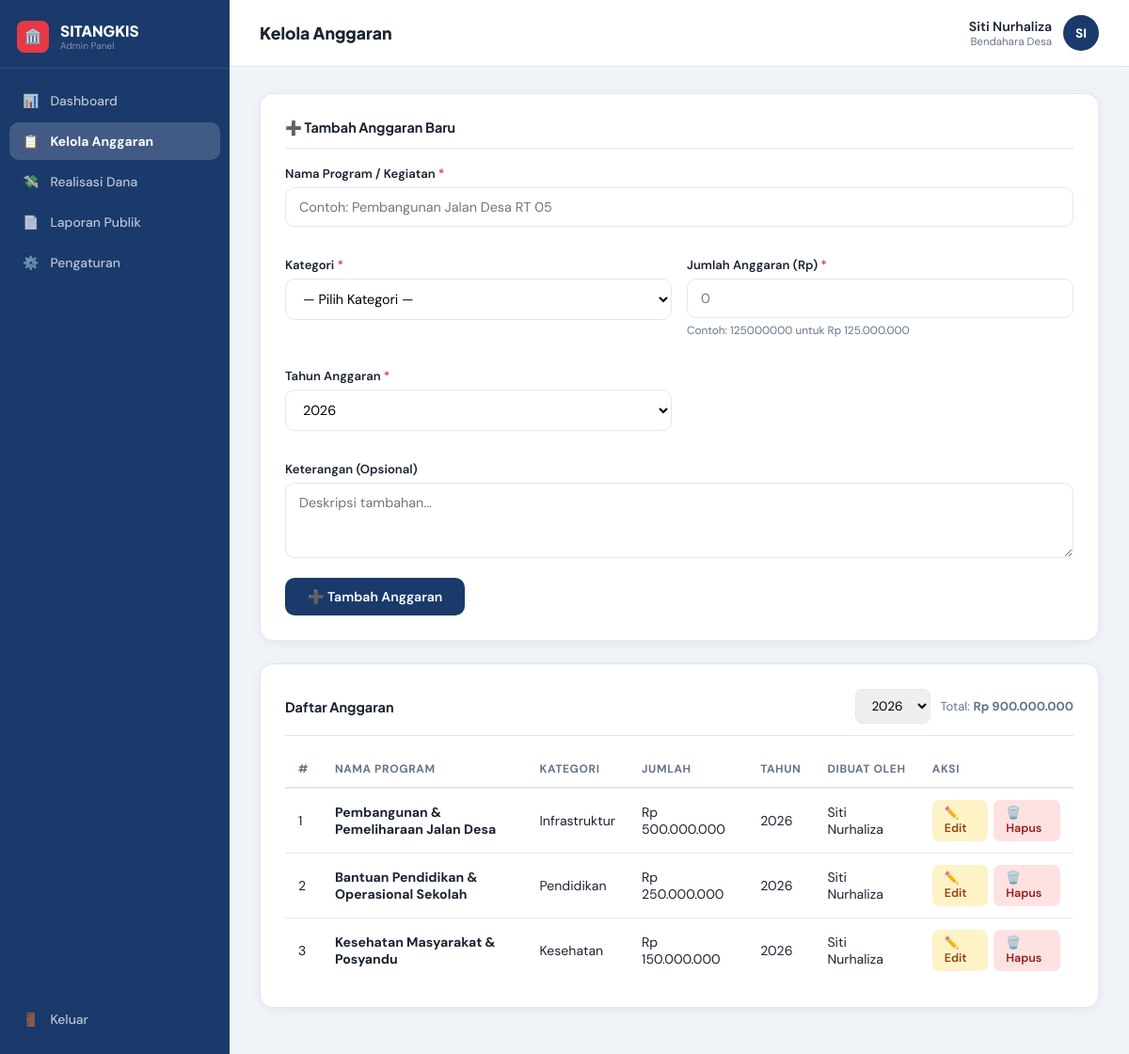
Screenshot of /admin/kelola_anggaran.php (signed in) with the database file from the repository.
### tables this page shows
CREATE TABLE anggaran (
    id           INT AUTO_INCREMENT PRIMARY KEY,
    nama_program VARCHAR(200) NOT NULL,
    kategori     ENUM('Infrastruktur','Pendidikan','Kesehatan','Administrasi','Pemberdayaan') NOT NULL,
    jumlah       BIGINT NOT NULL DEFAULT 0,
    tahun        YEAR NOT NULL,
    keterangan   TEXT,
    dibuat_oleh  INT,
    created_at   TIMESTAMP DEFAULT CURRENT_TIMESTAMP,
    FOREIGN KEY (dibuat_oleh) REFERENCES users(id) ON DELETE SET NULL
);

CREATE TABLE users (
    id          INT AUTO_INCREMENT PRIMARY KEY,
    nama        VARCHAR(100) NOT NULL,
    email       VARCHAR(100) NOT NULL UNIQUE,
    password    VARCHAR(255) NOT NULL,
    role        ENUM('bendahara','sekdes','kades') NOT NULL,
    aktif       TINYINT(1) DEFAULT 1,
    created_at  TIMESTAMP DEFAULT CURRENT_TIMESTAMP
);

### config/app.php (called while the page is built, shortened)
<?php
function rupiah(int|float $n): string { return 'Rp '.number_format($n,0,',','.'); }
function clean(string $val): string { return htmlspecialchars(trim($val), ENT_QUOTES, 'UTF-8'); }

### admin/kelola_anggaran.php (the view, shortened to what this page needs)
<?php
require_once __DIR__ . '/../config/app.php';
$db = getDB();
$editData = null;
$tahunFilter = (int)($_GET['tahun'] ?? date('Y'));
$anggaranList = $db->prepare(
    "SELECT a.*, u.nama AS dibuat_nama FROM anggaran a
     LEFT JOIN users u ON u.id=a.dibuat_oleh
     WHERE a.tahun=? ORDER BY a.kategori, a.nama_program"
);
$anggaranList->execute([$tahunFilter]);
$list = $anggaranList->fetchAll();
$totalAnggaran = array_sum(array_column($list,'jumlah'));
require_once __DIR__ . '/../includes/admin_layout.php';
?>
<div class="card" style="margin-bottom:24px">
  <h3><?= $editData ? '✏️ Edit Anggaran' : '➕ Tambah Anggaran Baru' ?></h3>
  <form method="POST" action="">
    <div class="form-grid">
      <div class="form-group full">
        <label>Nama Program / Kegiatan <span class="required">*</span></label>
        <input type="text" name="nama_program"
               value="<?= clean($editData['nama_program'] ?? $_POST['nama_program'] ?? '') ?>"
               placeholder="Contoh: Pembangunan Jalan Desa RT 05" required>
      </div>
      <div class="form-group">
        <label>Kategori <span class="required">*</span></label>
        <select name="kategori" required>
          <option value="">— Pilih Kategori —</option>
        </select>
      </div>
      <div class="form-group">
        <label>Jumlah Anggaran (Rp) <span class="required">*</span></label>
        <input type="number" name="jumlah" min="1"
               value="<?= $editData['jumlah'] ?? '' ?>"
               placeholder="0" required>
        <div class="form-hint">Contoh: 125000000 untuk Rp 125.000.000</div>
      </div>
      <div class="form-group">
        <label>Tahun Anggaran <span class="required">*</span></label>
        <select name="tahun">
          <?php foreach ([2026,2025,2024] as $y): ?>
          <option value="<?= $y ?>" <?= ($editData['tahun'] ?? date('Y')) == $y ? 'selected':'' ?>><?= $y ?></option>
          <?php endforeach; ?>
        </select>
      </div>
      <div class="form-group full">
        <label>Keterangan (Opsional)</label>
        <textarea name="keterangan" placeholder="Deskripsi tambahan..."><?= clean($editData['keterangan'] ?? '') ?></textarea>
      </div>
    </div>
    <div style="display:flex;gap:10px">
      <button type="submit" class="btn btn-primary">
        <?= $editData ? '💾 Simpan Perubahan' : '➕ Tambah Anggaran' ?>
      </button>
    </div>
  </form>
</div>
<div class="card">
  <div style="display:flex;align-items:center;justify-content:space-between;flex-wrap:wrap;gap:10px;margin-bottom:16px;padding-bottom:12px;border-bottom:1px solid var(--border)">
    <h3 style="border:none;padding:0;margin:0">Daftar Anggaran</h3>
    <div style="display:flex;gap:10px;align-items:center">
      <form method="GET" style="display:flex;gap:8px">
        <select name="tahun" onchange="this.form.submit()"
                style="padding:8px 12px;border:1.5px solid var(--border);border-radius:8px;font-family:inherit;font-size:.85rem">
          <?php foreach ([2026,2025,2024] as $y): ?>
          <option value="<?= $y ?>" <?= $tahunFilter==$y?'selected':'' ?>><?= $y ?></option>
          <?php endforeach; ?>
        </select>
      </form>
      <span style="font-size:.82rem;color:var(--text-muted)">Total: <strong><?= rupiah($totalAnggaran) ?></strong></span>
    </div>
  </div>
  <div class="table-wrap">
    <table>
      <thead>
        <tr>
          <th>#</th>
          <th>Nama Program</th>
          <th>Kategori</th>
          <th>Jumlah</th>
          <th>Tahun</th>
          <th>Dibuat Oleh</th>
          <th>Aksi</th>
        </tr>
      </thead>
      <tbody>
        <?php foreach ($list as $i => $a): ?>
        <tr>
          <td><?= $i+1 ?></td>
          <td><strong><?= clean($a['nama_program']) ?></strong>
          </td>
          <td><?= $a['kategori'] ?></td>
          <td><?= rupiah($a['jumlah']) ?></td>
          <td><?= $a['tahun'] ?></td>
          <td><?= clean($a['dibuat_nama'] ?? '-') ?></td>
          <td>
            <div class="action-btns">
              <a href="?edit=<?= $a['id'] ?>" class="btn btn-warning btn-sm">✏️ Edit</a>
              <a href="?hapus=<?= $a['id'] ?>" class="btn btn-danger btn-sm"
                 data-confirm="Hapus anggaran '<?= clean($a['nama_program']) ?>'?">🗑️ Hapus</a>
            </div>
          </td>
        </tr>
        <?php endforeach; ?>
      </tbody>
    </table>
  </div>
</div>
<?php require_once __DIR__ . '/../includes/admin_layout_close.php'; ?>

### includes/admin_layout.php (style rules this page uses)
:root { --primary:#1a3a6b;--primary-light:#2451a3;--accent:#e63946;--success:#2a9d8f;--bg:#f0f4f8;--card:#fff;--text:#1a2332;--text-muted:#64748b;--border:#e2e8f0;--radius:14px;--shadow:0 2px 12px rgba(0,0,0,.06);--sw:244px }
*,*::before,*::after { margin:0;padding:0;box-sizing:border-box }
body { font-family:'DM Sans',sans-serif;background:var(--bg);color:var(--text);min-height:100vh }
.card { background:var(--card);border-radius:var(--radius);border:1px solid var(--border);box-shadow:var(--shadow);padding:26px;margin-bottom:24px }
.card h3 { font-family:'Plus Jakarta Sans',sans-serif;font-size:.9rem;font-weight:700;margin-bottom:18px;padding-bottom:12px;border-bottom:1px solid var(--border) }
table { width:100%;border-collapse:collapse }
th { font-size:.75rem;font-weight:700;color:var(--text-muted);text-transform:uppercase;letter-spacing:.05em;padding:11px 14px;border-bottom:2px solid var(--border);text-align:left;white-space:nowrap }
td { padding:12px 14px;font-size:.88rem;border-bottom:1px solid var(--border) }
tr:last-child td { border-bottom:none }
.form-group { margin-bottom:16px }
.form-group label { display:block;font-size:.82rem;font-weight:600;margin-bottom:6px }
.form-group input,.form-group select,.form-group textarea { width:100%;padding:11px 14px;border:1.5px solid var(--border);border-radius:10px;font-size:.9rem;font-family:inherit;outline:none;transition:border .2s;background:#fff }
.form-group textarea { resize:vertical;min-height:80px }
.form-grid { display:grid;grid-template-columns:1fr 1fr;gap:16px }
.form-grid .full { grid-column:1/-1 }
.form-hint { font-size:.74rem;color:var(--text-muted);margin-top:5px }
.required { color:var(--accent) }
.btn { display:inline-flex;align-items:center;gap:7px;padding:11px 24px;border-radius:10px;font-size:.88rem;font-weight:600;cursor:pointer;transition:all .2s;font-family:inherit;border:none;text-decoration:none }
.btn-primary { background:var(--primary);color:#fff }
.btn-danger { background:#fee2e2;color:#991b1b }
.btn-warning { background:#fef3c7;color:#92400e }
.btn-sm { padding:6px 13px;font-size:.78rem;border-radius:7px }
.action-btns { display:flex;gap:6px }

### rows the page displays
anggaran: nama_program "Pembangunan & Pemeliharaan Jalan Desa", kategori "Infrastruktur", jumlah "Rp 500.000.000", tahun "2026", dibuat_oleh.nama "Siti Nurhaliza"
anggaran: nama_program "Bantuan Pendidikan & Operasional Sekolah", kategori "Pendidikan", jumlah "Rp 250.000.000", tahun "2026", dibuat_oleh.nama "Siti Nurhaliza"
anggaran: nama_program "Kesehatan Masyarakat & Posyandu", kategori "Kesehatan", jumlah "Rp 150.000.000", tahun "2026", dibuat_oleh.nama "Siti Nurhaliza"

### other values shown
APP_NAME "SITANGKIS"
$adminTitle "Kelola Anggaran"
$user['nama'] "Siti Nurhaliza"
$roleDisplay "Bendahara Desa"
$avatar "SI"
rupiah($totalAnggaran) "Rp 900.000.000"
form field tahun "2026"
